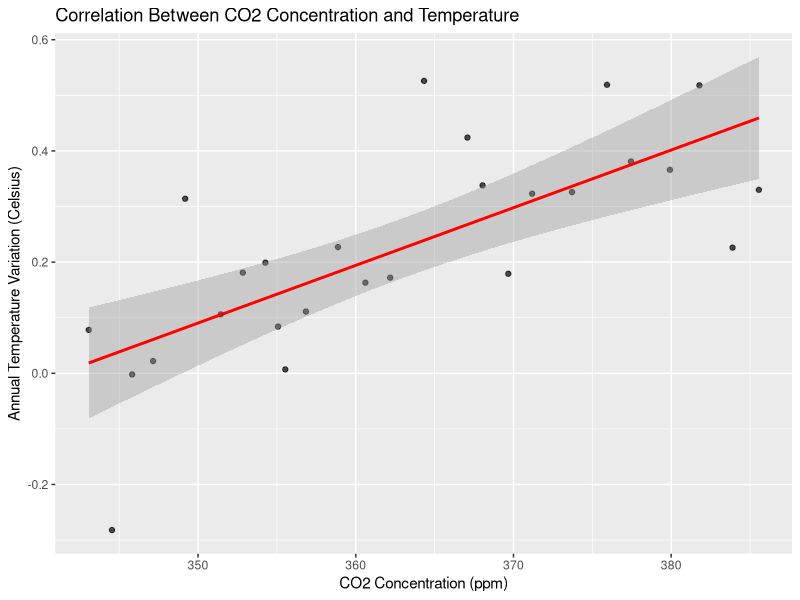
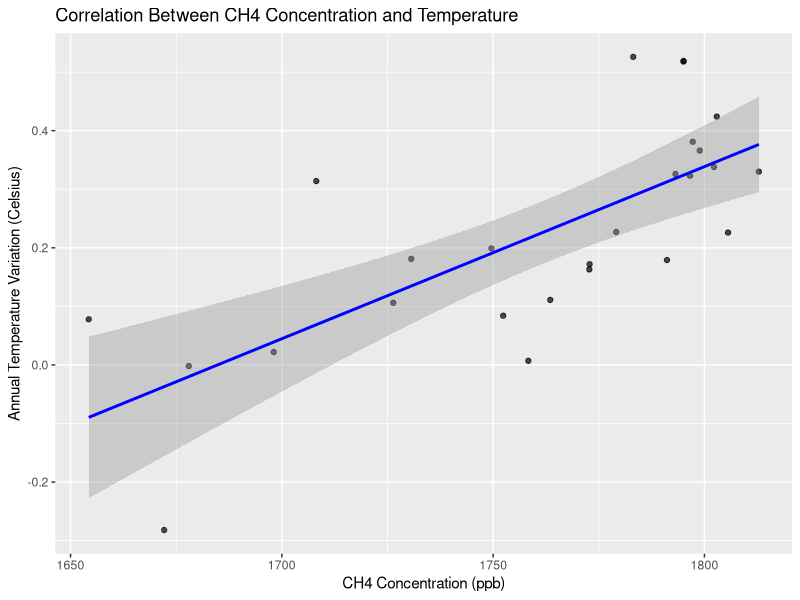
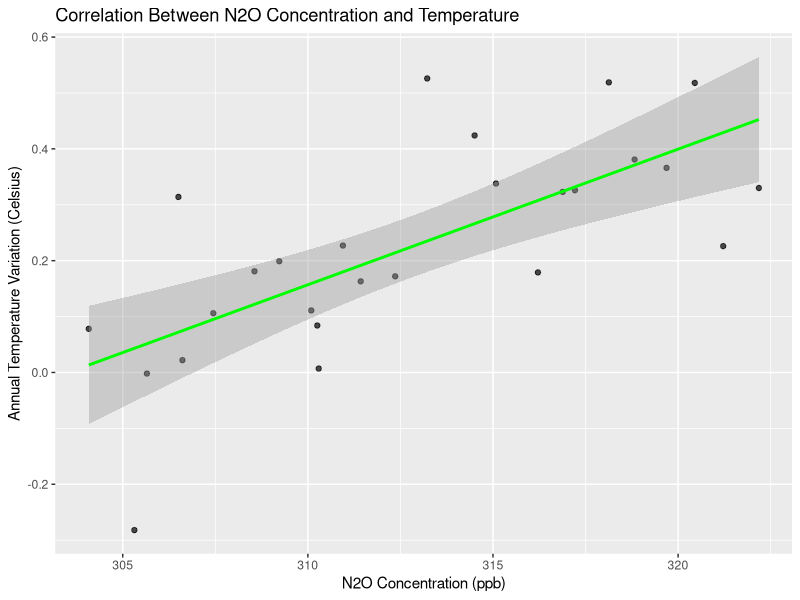
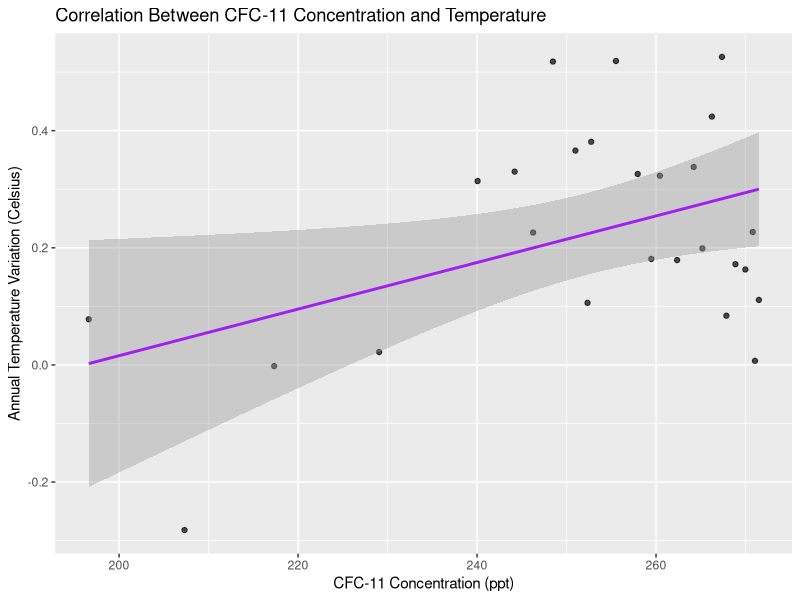
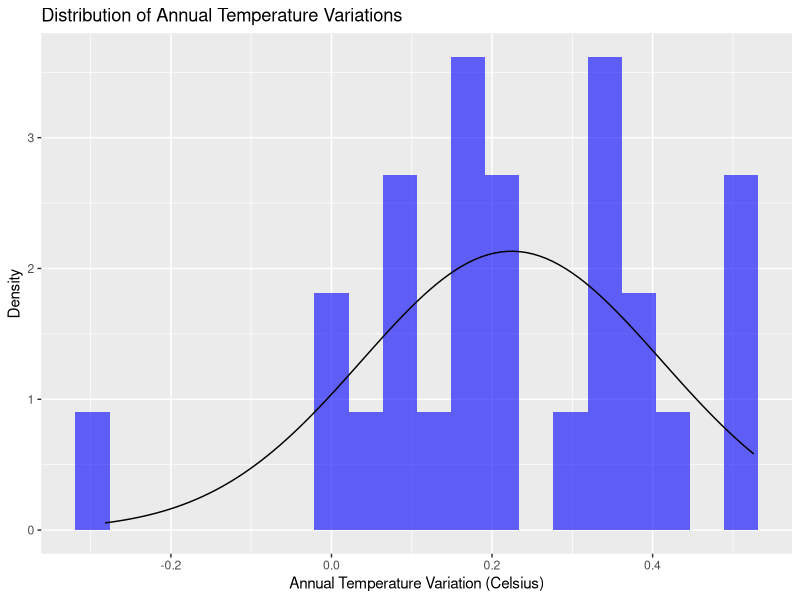

Write R code to recreate these figures, in order.
library(tidyverse)

# Load the dataset
dataset <- read.csv("carbon-segment.csv")

# Save plots to a PDF
pdf("visualization.pdf")

# Scatterplots for each greenhouse gas against temperature with trendlines
# CO2 vs Temperature
ggplot(dataset, aes(x = CO2, y = Temp)) +
  geom_point(alpha = 0.7) +
  geom_smooth(method = "lm", col = "red") +
  labs(title = "Correlation Between CO2 Concentration and Temperature", 
       x = "CO2 Concentration (ppm)", 
       y = "Annual Temperature Variation (Celsius)") +
  theme_minimal() %>% print()

# CH4 vs Temperature
ggplot(dataset, aes(x = CH4, y = Temp)) +
  geom_point(alpha = 0.7) +
  geom_smooth(method = "lm", col = "blue") +
  labs(title = "Correlation Between CH4 Concentration and Temperature", 
       x = "CH4 Concentration (ppb)", 
       y = "Annual Temperature Variation (Celsius)") +
  theme_minimal() %>% print()

# N2O vs Temperature
ggplot(dataset, aes(x = N2O, y = Temp)) +
  geom_point(alpha = 0.7) +
  geom_smooth(method = "lm", col = "green") +
  labs(title = "Correlation Between N2O Concentration and Temperature", 
       x = "N2O Concentration (ppb)", 
       y = "Annual Temperature Variation (Celsius)") +
  theme_minimal() %>% print()

# CFC-11 vs Temperature
ggplot(dataset, aes(x = CFC.11, y = Temp)) +
  geom_point(alpha = 0.7) +
  geom_smooth(method = "lm", col = "purple") +
  labs(title = "Correlation Between CFC-11 Concentration and Temperature", 
       x = "CFC-11 Concentration (ppt)", 
       y = "Annual Temperature Variation (Celsius)") +
  theme_minimal() %>% print()

# Histogram of Temperature with normal curve overlay
ggplot(dataset, aes(x = Temp)) +
  geom_histogram(aes(y = ..density..), bins = 20, fill = "blue", alpha = 0.6) +
  stat_function(fun = dnorm, args = list(mean = mean(dataset$Temp, na.rm = TRUE), 
                                         sd = sd(dataset$Temp, na.rm = TRUE)), color = "black") +
  labs(title = "Distribution of Annual Temperature Variations", 
       x = "Annual Temperature Variation (Celsius)", 
       y = "Density") +
  theme_minimal() %>% print()

# Close PDF
dev.off()
